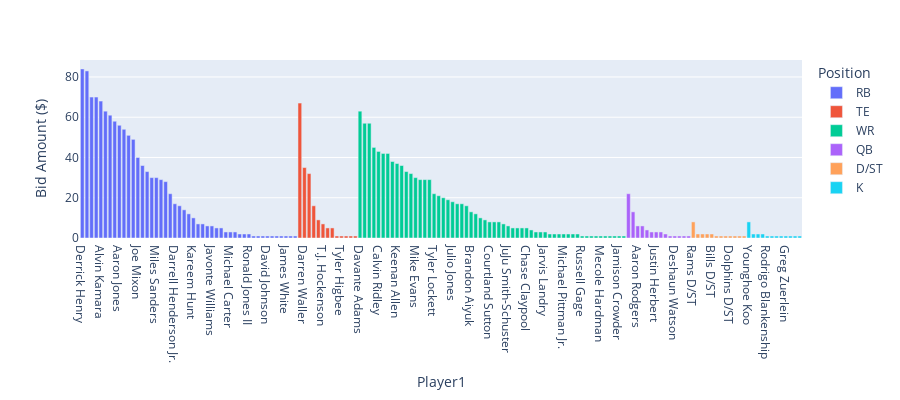

The cell this chart's notebook holds for it:
### Code cell
fig = px.bar(df_draft_f, x="Player1", y='Bid Amount ($)', color='Position',
             height=400)

fig.update_layout(xaxis=dict(type='category'))

### Figure 1 — Plotly figure (JSON) as saved in the notebook; plotly's stock layout.template omitted (floating-point values rounded to 4 significant figures)
{"data": [{"alignmentgroup": "True", "hovertemplate": "Position=RB<br>Player1=%{x}<br>Bid Amount ($)=%{y}<extra></extra>", "legendgroup": "RB", "marker": {"color": "#636efa"}, "name": "RB", "offsetgroup": "RB", "orientation": "v", "showlegend": true, "textposition": "auto", "type": "bar", "x": ["Derrick Henry", "Christian McCaffrey", "Ezekiel Elliott", "Dalvin Cook", "Alvin Kamara", "Saquon Barkley", "Nick Chubb", "Jonathan Taylor", "Aaron Jones", "Austin Ekeler", "Najee Harris", "Antonio Gibson", "Joe Mixon", "Clyde Edwards-Helaire", "James Robinson", "David Montgomery", "Miles Sanders", "D'Andre Swift", "Chris Carson", "Gus Edwards", "Darrell Henderson Jr.", "Josh Jacobs", "Myles Gaskin", "Mike Davis", "Kareem Hunt", "Chase Edmonds", "Sony Michel", "Raheem Mostert", "Javonte Williams", "Damien Harris", "Melvin Gordon III", "Kenyan Drake", "Michael Carter", "Trey Sermon", "AJ Dillon", "James Conner", "Ronald Jones II", "Ty'Son Williams", "Nyheim Hines", "Devin Singletary", "David Johnson", "Chuba Hubbard", "J.D. McKissic", "Leonard Fournette", "James White", "Jamaal Williams", "Zack Moss"], "xaxis": "x", "y": [84, 83, 70, 70, 68, 63, 61, 58, 56, 54, 51, 49, 40, 36, 33, 30, 30, 29, 28, 22, 17, 16, 14, 12, 10, 7, 7, 6, 6, 5, 5, 3, 3, 3, 2, 2, 2, 1, 1, 1, 1, 1, 1, 1, 1, 1, 1], "yaxis": "y"}, {"alignmentgroup": "True", "hovertemplate": "Position=TE<br>Player1=%{x}<br>Bid Amount ($)=%{y}<extra></extra>", "legendgroup": "TE", "marker": {"color": "#EF553B"}, "name": "TE", "offsetgroup": "TE", "orientation": "v", "showlegend": true, "textposition": "auto", "type": "bar", "x": ["Travis Kelce", "Darren Waller", "George Kittle", "Mark Andrews", "Logan Thomas", "T.J. Hockenson", "Noah Fant", "Kyle Pitts", "Robert Tonyan", "Tyler Higbee", "Mike Gesicki", "Dallas Goedert", "Jonnu Smith"], "xaxis": "x", "y": [67, 35, 32, 16, 9, 7, 5, 5, 1, 1, 1, 1, 1], "yaxis": "y"}, {"alignmentgroup": "True", "hovertemplate": "Position=WR<br>Player1=%{x}<br>Bid Amount ($)=%{y}<extra></extra>", "legendgroup": "WR", "marker": {"color": "#00cc96"}, "name": "WR", "offsetgroup": "WR", "orientation": "v", "showlegend": true, "textposition": "auto", "type": "bar", "x": ["Davante Adams", "Tyreek Hill", "Stefon Diggs", "DeAndre Hopkins", "Calvin Ridley", "DK Metcalf", "Justin Jefferson", "A.J. Brown", "Keenan Allen", "Terry McLaurin", "Robert Woods", "CeeDee Lamb", "Mike Evans", "Amari Cooper", "Cooper Kupp", "Allen Robinson II", "Tyler Lockett", "Adam Thielen", "Odell Beckham Jr.", "Chris Godwin", "Julio Jones", "DJ Moore", "Diontae Johnson", "Tee Higgins", "Brandon Aiyuk", "DeVonta Smith", "Tyler Boyd", "Kenny Golladay", "Courtland Sutton", "Robby Anderson", "Brandin Cooks", "Jerry Jeudy", "JuJu Smith-Schuster", "Michael Thomas", "William Fuller V", "Laviska Shenault Jr.", "Chase Claypool", "Deebo Samuel", "Corey Davis", "Ja'Marr Chase", "Jarvis Landry", "DJ Chark Jr.", "Michael Gallup", "Marvin Jones Jr.", "Michael Pittman Jr.", "Mike Williams", "Marquise Brown", "Antonio Brown", "Russell Gage", "Curtis Samuel", "Henry Ruggs III", "Cole Beasley", "Mecole Hardman", "Marquez Callaway", "Jaylen Waddle", "Jakobi Meyers", "Jamison Crowder", "Jalen Reagor"], "xaxis": "x", "y": [63, 57, 57, 45, 43, 42, 42, 38, 37, 36, 33, 32, 30, 29, 29, 29, 22, 21, 20, 19, 18, 17, 17, 16, 13, 12, 10, 9, 8, 8, 8, 7, 6, 5, 5, 5, 5, 4, 3, 3, 3, 2, 2, 2, 2, 2, 2, 2, 1, 1, 1, 1, 1, 1, 1, 1, 1, 1], "yaxis": "y"}, {"alignmentgroup": "True", "hovertemplate": "Position=QB<br>Player1=%{x}<br>Bid Amount ($)=%{y}<extra></extra>", "legendgroup": "QB", "marker": {"color": "#ab63fa"}, "name": "QB", "offsetgroup": "QB", "orientation": "v", "showlegend": true, "textposition": "auto", "type": "bar", "x": ["Patrick Mahomes", "Josh Allen", "Aaron Rodgers", "Lamar Jackson", "Russell Wilson", "Kyler Murray", "Justin Herbert", "Dak Prescott", "Ryan Tannehill", "Tom Brady", "Deshaun Watson", "Joe Burrow", "Matthew Stafford", "Jalen Hurts"], "xaxis": "x", "y": [22, 13, 6, 6, 4, 3, 3, 3, 2, 1, 1, 1, 1, 1], "yaxis": "y"}, {"alignmentgroup": "True", "hovertemplate": "Position=D/ST<br>Player1=%{x}<br>Bid Amount ($)=%{y}<extra></extra>", "legendgroup": "D/ST", "marker": {"color": "#FFA15A"}, "name": "D/ST", "offsetgroup": "D/ST", "orientation": "v", "showlegend": true, "textposition": "auto", "type": "bar", "x": ["Rams D/ST", "Buccaneers D/ST", "Ravens D/ST", "Washington D/ST", "Bills D/ST", "Steelers D/ST", "49ers D/ST", "Giants D/ST", "Dolphins D/ST", "Colts D/ST", "Browns D/ST", "Broncos D/ST"], "xaxis": "x", "y": [8, 2, 2, 2, 2, 1, 1, 1, 1, 1, 1, 1], "yaxis": "y"}, {"alignmentgroup": "True", "hovertemplate": "Position=K<br>Player1=%{x}<br>Bid Amount ($)=%{y}<extra></extra>", "legendgroup": "K", "marker": {"color": "#19d3f3"}, "name": "K", "offsetgroup": "K", "orientation": "v", "showlegend": true, "textposition": "auto", "type": "bar", "x": ["Younghoe Koo", "Mason Crosby", "Jason Myers", "Harrison Butker", "Rodrigo Blankenship", "Tyler Bass", "Graham Gano", "Brandon McManus", "Greg Zuerlein", "Matt Gay", "Justin Tucker", "Jason Sanders"], "xaxis": "x", "y": [8, 2, 2, 2, 1, 1, 1, 1, 1, 1, 1, 1], "yaxis": "y"}], "layout": {"barmode": "relative", "height": 400, "legend": {"title": {"text": "Position"}, "tracegroupgap": 0}, "margin": {"t": 60}, "xaxis": {"anchor": "y", "domain": [0, 1], "title": {"text": "Player1"}, "type": "category"}, "yaxis": {"anchor": "x", "domain": [0, 1], "title": {"text": "Bid Amount ($)"}}}}
